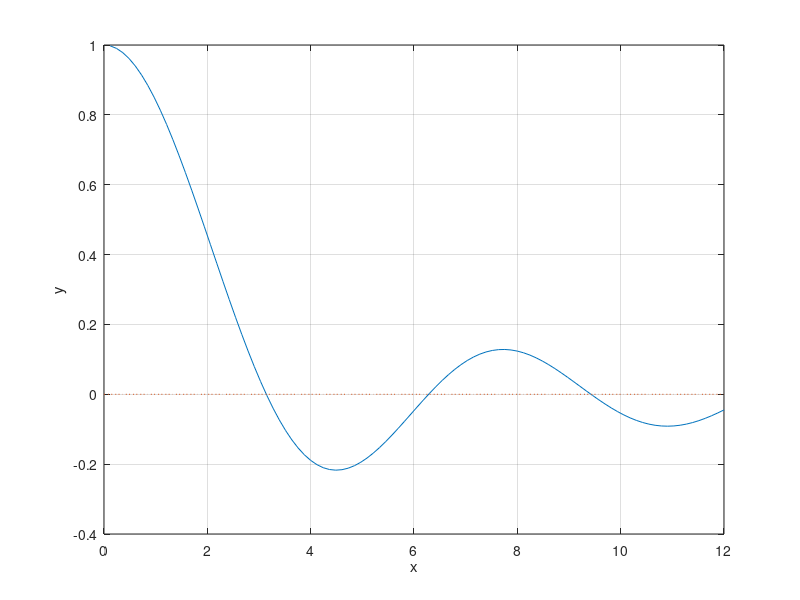

MATLAB code to generate this figure: (Note: this script raises an error after producing the figure.)
a=0; b=12;
x=linspace(a,b,100);
h=0.001; iter =6; eps=0.001;
f=@(x)sin(x)./x;
y=f(x);
plot(x,f(x),x,x*0,':');
grid on;
xlabel('x');
ylabel('y');
hold on;
y_min=min(y); y_max=max(y);
if y_min<0 y_min=1.1*y_min;
else    y_min=0.9*y_min;
end;
if y_max>0 y_max=1.1*y_max;
else    y_max=0.9*y_max;
end;
y_lim=([y_min,y_max]);
z=ginput(1);
x1=z(1);
for i=1:iter
    yh=(f(x1+h)-f(x1))/h;
    x2=x1-f(x1)/yh;
    P=plot(x,f(x1)+yh*(x-x1),':',x1,f(x1),'*',x2,0,'*',x2,f(x2),'o')
    L=line([x2,x2],[0,f(x2)]);
    set(L,'LineStyle',':');
    x1=x2;
    if abs(f(x2))<eps break;
    end
    pause
    delete(P);
    delete(L);
end
hold off
disp('End iteration');
